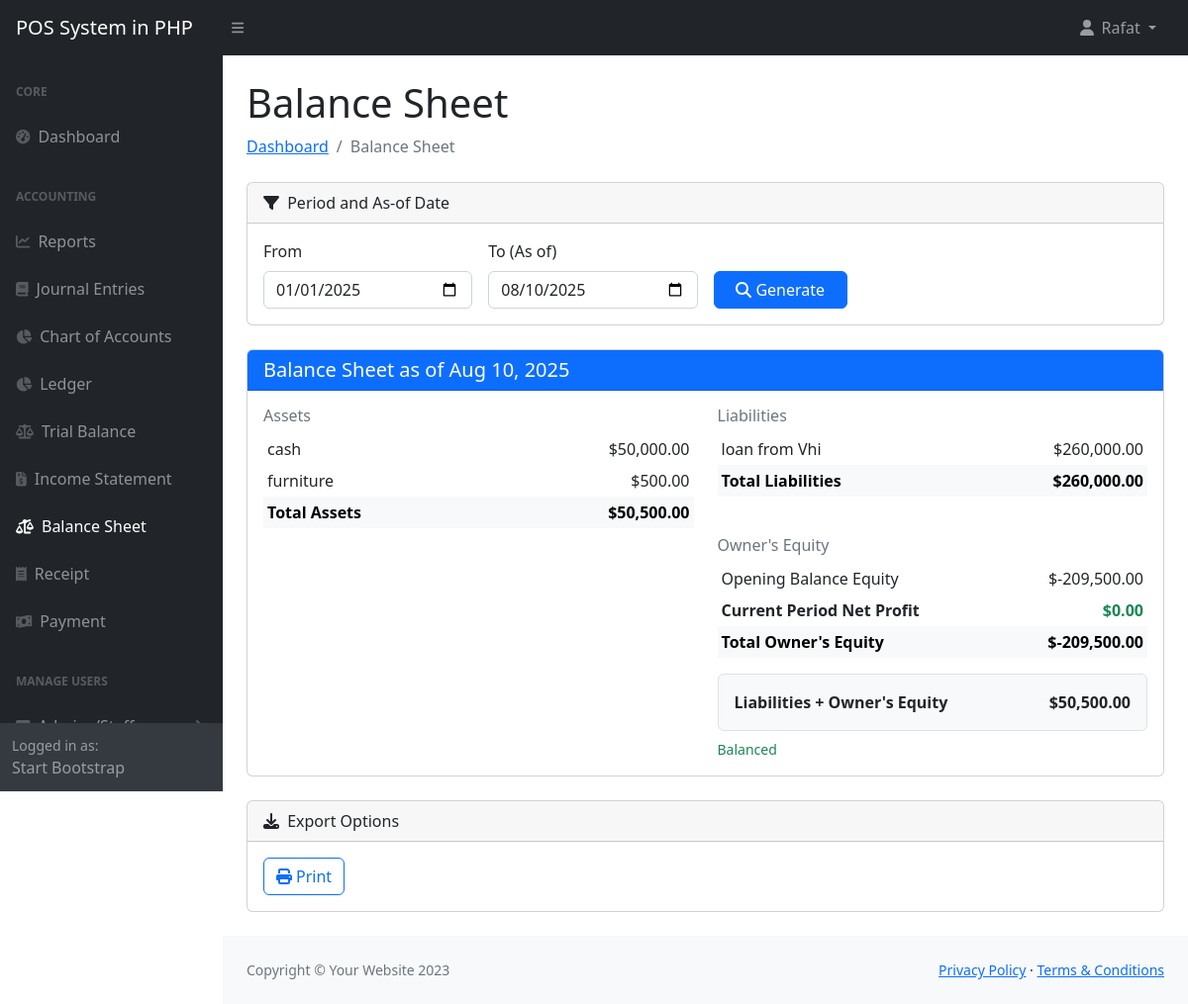
Page /admin/balance-sheet.php (signed in) on the committed database.
### tables this page shows
CREATE TABLE `accounts` (
  `id` int(11) NOT NULL,
  `account_name` varchar(255) NOT NULL,
  `account_type` enum('cash','bank','capital','revenue','expense','asset','liability') NOT NULL,
  `description` text DEFAULT NULL,
  `balance` decimal(15,2) DEFAULT 0.00,
  `status` tinyint(1) NOT NULL DEFAULT 1 COMMENT '1=active,0=inactive',
  `created_at` timestamp NOT NULL DEFAULT current_timestamp()
);

### config/function.php (called while the page is built, shortened)
<?php
require 'dbcon.php';
function validate($inputData){
    global $conn;
    $validatedData = mysqli_real_escape_string($conn, $inputData);
    return trim($validatedData);
}
?>

### admin/authentication.php (called while the page is built, shortened)
<?php
if(isset($_SESSION['loggedIn']))
{
    $email = validate($_SESSION['loggedInUser']['email']);
    $query = "SELECT * FROM admins WHERE email='$email' LIMIT 1";
    $result = mysqli_query($conn, $query);
}
else
{
    redirect('../login.php','Login to continue...');
}
?>

### admin/balance-sheet.php (the view, shortened to what this page needs)
<?php
include 'includes/header.php';
include '../config/dbcon.php';
$from_date = $_GET['from_date'] ?? date('Y-01-01');
$to_date = $_GET['to_date'] ?? date('Y-m-d');
$as_of_date = $to_date;
function fetchAccountsWithBalances(mysqli $conn, string $as_of_date): array {
    $sql = "
        SELECT a.id, a.account_name, a.account_type,
               COALESCE(SUM(
                   CASE
                       WHEN a.account_type IN ('asset','expense') THEN
                           CASE WHEN jel.entry_type='debit' THEN jel.amount WHEN jel.entry_type='credit' THEN -jel.amount ELSE 0 END
                       ELSE
                           CASE WHEN jel.entry_type='credit' THEN jel.amount WHEN jel.entry_type='debit' THEN -jel.amount ELSE 0 END
                   END
               ), 0) AS balance
        FROM accounts a
        LEFT JOIN journal_entry_lines jel ON jel.account_id = a.id
        LEFT JOIN journal_entries je ON je.id = jel.journal_entry_id AND je.entry_date <= ?
        WHERE a.status = 1
        GROUP BY a.id, a.account_name, a.account_type
        ORDER BY a.account_type, a.account_name
    ";
    $stmt = $conn->prepare($sql);
    $stmt->bind_param('s', $as_of_date);
    $stmt->execute();
    $result = $stmt->get_result();
    $rows = [];
    while ($r = $result->fetch_assoc()) { $rows[] = $r; }
    return $rows;
}
function computeNetProfit(mysqli $conn, string $from_date, string $to_date): array {
    $rev_sql = "SELECT COALESCE(SUM(CASE WHEN jel.entry_type='credit' THEN jel.amount WHEN jel.entry_type='debit' THEN -jel.amount ELSE 0 END),0) AS amt
                FROM accounts a
                LEFT JOIN journal_entry_lines jel ON jel.account_id=a.id
                LEFT JOIN journal_entries je ON je.id=jel.journal_entry_id AND je.entry_date BETWEEN ? AND ?
                WHERE a.status=1 AND a.account_type='revenue'";
    $stmt = $conn->prepare($rev_sql);
    $stmt->bind_param('ss', $from_date, $to_date);
    $stmt->execute();
    $rev_amt = (float)$stmt->get_result()->fetch_assoc()['amt'];
    $exp_sql = "SELECT a.account_name,
                       COALESCE(SUM(CASE WHEN jel.entry_type='debit' THEN jel.amount WHEN jel.entry_type='credit' THEN -jel.amount ELSE 0 END),0) AS amt
                FROM accounts a
                LEFT JOIN journal_entry_lines jel ON jel.account_id=a.id
                LEFT JOIN journal_entries je ON je.id=jel.journal_entry_id AND je.entry_date BETWEEN ? AND ?
                WHERE a.status=1 AND a.account_type='expense'
                GROUP BY a.account_name";
    $stmt = $conn->prepare($exp_sql);
    $stmt->bind_param('ss', $from_date, $to_date);
    $stmt->execute();
    $res = $stmt->get_result();
    $cogs = 0.0; $other_exp = 0.0;
    $gross = $rev_amt - $cogs;
    $net = $gross - $other_exp;
    return ['revenue'=>$rev_amt, 'cogs'=>$cogs, 'operating'=>$other_exp, 'gross'=>$gross, 'net'=>$net];
}
$accounts = fetchAccountsWithBalances($conn, $as_of_date);
$assets = $liabilities = $equity = [];
$total_assets = $total_liabilities = $total_equity_base = 0.0;
foreach ($accounts as $acc) {
    $bal = (float)$acc['balance'];
    switch ($acc['account_type']) {
        case 'asset':
        case 'cash':
        case 'bank':
            $assets[] = $acc; $total_assets += $bal; break;
        case 'liability':
            $liabilities[] = $acc; $total_liabilities += $bal; break;
        case 'capital':
            $equity[] = $acc; $total_equity_base += $bal; break;
    }
}
$profit = computeNetProfit($conn, $from_date, $to_date);
$current_period_np = $profit['net'];
$total_equity = $total_equity_base + $current_period_np;
$liab_plus_equity = $total_liabilities + $total_equity;
?>
<div class="container-fluid px-4">
    <h1 class="mt-4">Balance Sheet</h1>
    <ol class="breadcrumb mb-4">
        <li class="breadcrumb-item"><a href="index.php">Dashboard</a></li>
        <li class="breadcrumb-item active">Balance Sheet</li>
    </ol>
    <div class="card mb-4">
        <div class="card-header">
            <i class="fas fa-filter me-1"></i> Period and As-of Date
        </div>
        <div class="card-body">
            <form method="get" class="row g-3">
                <div class="col-md-3">
                    <label class="form-label">From</label>
                    <input type="date" class="form-control" name="from_date" value="<?php echo htmlspecialchars($from_date); ?>" required>
                </div>
                <div class="col-md-3">
                    <label class="form-label">To (As of)</label>
                    <input type="date" class="form-control" name="to_date" value="<?php echo htmlspecialchars($to_date); ?>" required>
                </div>
                <div class="col-md-2 d-flex align-items-end">
                    <button class="btn btn-primary w-100" type="submit"><i class="fas fa-search me-1"></i>Generate</button>
                </div>
            </form>
        </div>
    </div>
    <div class="card mb-4">
        <div class="card-header bg-primary text-white">
            <h5 class="mb-0">Balance Sheet as of <?php echo date('M d, Y', strtotime($as_of_date)); ?></h5>
        </div>
        <div class="card-body">
            <div class="row">
                <div class="col-lg-6">
                    <h6 class="text-muted">Assets</h6>
                    <div class="table-responsive">
                        <table class="table table-sm table-borderless">
                            <tbody>
                                <?php foreach ($assets as $a): ?>
                                <tr>
                                    <td><?php echo htmlspecialchars($a['account_name']); ?></td>
                                    <td class="text-end">$<?php echo number_format($a['balance'], 2); ?></td>
                                </tr>
                                <?php endforeach; ?>
                                <tr class="table-light">
                                    <th>Total Assets</th>
                                    <th class="text-end">$<?php echo number_format($total_assets, 2); ?></th>
                                </tr>
                            </tbody>
                        </table>
                    </div>
                </div>
                <div class="col-lg-6">
                    <h6 class="text-muted">Liabilities</h6>
                    <div class="table-responsive">
                        <table class="table table-sm table-borderless">
                            <tbody>
                                <?php foreach ($liabilities as $l): ?>
                                <tr>
                                    <td><?php echo htmlspecialchars($l['account_name']); ?></td>
                                    <td class="text-end">$<?php echo number_format($l['balance'], 2); ?></td>
                                </tr>
                                <?php endforeach; ?>
                                <tr class="table-light">
                                    <th>Total Liabilities</th>
                                    <th class="text-end">$<?php echo number_format($total_liabilities, 2); ?></th>
                                </tr>
                            </tbody>
                        </table>
                    </div>
                    <h6 class="text-muted mt-4">Owner's Equity</h6>
                    <div class="table-responsive">
                        <table class="table table-sm table-borderless">
                            <tbody>
                                <?php foreach ($equity as $e): ?>
                                <tr>
                                    <td><?php echo htmlspecialchars($e['account_name']); ?></td>
                                    <td class="text-end">$<?php echo number_format($e['balance'], 2); ?></td>
                                </tr>
                                <?php endforeach; ?>
                                <tr>
                                    <td class="fw-bold">Current Period Net Profit</td>
                                    <td class="text-end fw-bold <?php echo $current_period_np >= 0 ? 'text-success' : 'text-danger'; ?>">$<?php echo number_format($current_period_np, 2); ?></td>
                                </tr>
                                <tr class="table-light">
                                    <th>Total Owner's Equity</th>
                                    <th class="text-end">$<?php echo number_format($total_equity, 2); ?></th>
                                </tr>
                            </tbody>
                        </table>
                    </div>
                    <div class="d-flex justify-content-between align-items-center p-3 bg-light rounded border">
                        <div class="fw-bold">Liabilities + Owner's Equity</div>
                        <div class="fw-bold">$<?php echo number_format($liab_plus_equity, 2); ?></div>
                    </div>
                    <div class="mt-2 small <?php echo abs($total_assets - $liab_plus_equity) < 0.01 ? 'text-success' : 'text-danger'; ?>">
                        <?php echo abs($total_assets - $liab_plus_equity) < 0.01 ? 'Balanced' : 'Not balanced'; ?>
                    </div>
                </div>
            </div>
        </div>
    </div>
    <div class="card mb-4">
        <div class="card-header"><i class="fas fa-download me-1"></i> Export Options</div>
        <div class="card-body d-flex gap-2">
            <button class="btn btn-outline-primary" onclick="window.print()"><i class="fas fa-print me-1"></i>Print</button>
        </div>
    </div>
</div>
<?php include 'includes/footer.php'; ?>

### rows in the picture
accounts: account_name "cash", balance "50,000.00"
accounts: account_name "furniture", balance "500.00"
accounts: account_name "loan from Vhi", balance "260,000.00"
accounts: account_name "Opening Balance Equity", balance "-209,500.00"

### other values in the picture
$_SESSION['loggedInUser']['name'] "Rafat"
date('M d, Y', strtotime($as_of_date)) "Aug 10, 2025"
$total_assets "50,500.00"
$total_liabilities "260,000.00"
$current_period_np "0.00"
$total_equity "-209,500.00"
$liab_plus_equity "50,500.00"
